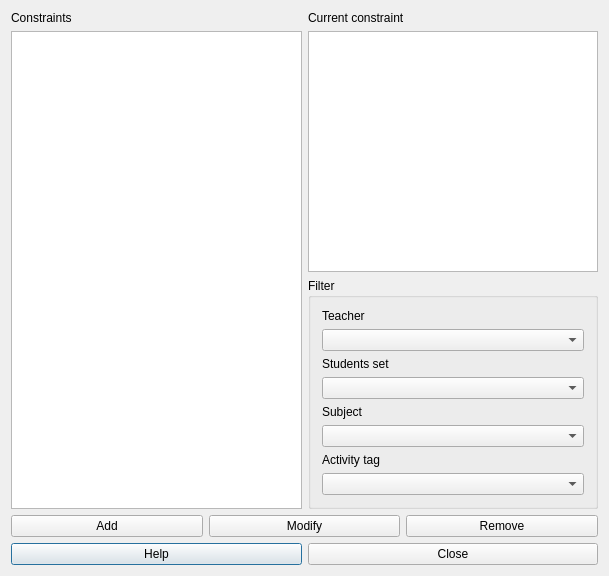
<?xml version="1.0" encoding="UTF-8"?>
<ui version="4.0">
 <class>ConstraintMaxTermsBetweenActivitiesForm_template</class>
 <widget class="QDialog" name="ConstraintMaxTermsBetweenActivitiesForm_template">
  <property name="geometry">
   <rect>
    <x>0</x>
    <y>0</y>
    <width>609</width>
    <height>576</height>
   </rect>
  </property>
  <property name="windowTitle">
   <string extracomment="This is the title of the dialog to see the list of all constraints of this type">Constraints max terms between activities</string>
  </property>
  <layout class="QGridLayout" name="gridLayout_2">
   <item row="0" column="0">
    <layout class="QHBoxLayout" name="horizontalLayout">
     <item>
      <layout class="QVBoxLayout" name="verticalLayout">
       <item>
        <widget class="QLabel" name="constraintsTextLabel">
         <property name="frameShape">
          <enum>QFrame::NoFrame</enum>
         </property>
         <property name="frameShadow">
          <enum>QFrame::Plain</enum>
         </property>
         <property name="text">
          <string>Constraints</string>
         </property>
         <property name="wordWrap">
          <bool>false</bool>
         </property>
        </widget>
       </item>
       <item>
        <widget class="QListWidget" name="constraintsListWidget"/>
       </item>
      </layout>
     </item>
     <item>
      <layout class="QVBoxLayout" name="verticalLayout_3">
       <item>
        <layout class="QVBoxLayout" name="verticalLayout_2">
         <item>
          <widget class="QLabel" name="currentConstraintTextLabel">
           <property name="text">
            <string>Current constraint</string>
           </property>
           <property name="wordWrap">
            <bool>false</bool>
           </property>
          </widget>
         </item>
         <item>
          <widget class="QPlainTextEdit" name="currentConstraintTextEdit"/>
         </item>
        </layout>
       </item>
       <item>
        <widget class="QGroupBox" name="filterGroupBox">
         <property name="title">
          <string>Filter</string>
         </property>
         <layout class="QGridLayout" name="gridLayout">
          <item row="0" column="0">
           <widget class="QLabel" name="teachersTextLabel">
            <property name="text">
             <string>Teacher</string>
            </property>
            <property name="wordWrap">
             <bool>false</bool>
            </property>
           </widget>
          </item>
          <item row="1" column="0">
           <widget class="QComboBox" name="teachersComboBox"/>
          </item>
          <item row="2" column="0">
           <widget class="QLabel" name="studentsTextLabel">
            <property name="text">
             <string>Students set</string>
            </property>
            <property name="wordWrap">
             <bool>false</bool>
            </property>
           </widget>
          </item>
          <item row="3" column="0">
           <widget class="QComboBox" name="studentsComboBox"/>
          </item>
          <item row="4" column="0">
           <widget class="QLabel" name="subjectsTextLabel">
            <property name="text">
             <string>Subject</string>
            </property>
            <property name="wordWrap">
             <bool>false</bool>
            </property>
           </widget>
          </item>
          <item row="5" column="0">
           <widget class="QComboBox" name="subjectsComboBox"/>
          </item>
          <item row="6" column="0">
           <widget class="QLabel" name="activityTagsTextLabel">
            <property name="text">
             <string>Activity tag</string>
            </property>
            <property name="wordWrap">
             <bool>false</bool>
            </property>
           </widget>
          </item>
          <item row="7" column="0">
           <widget class="QComboBox" name="activityTagsComboBox"/>
          </item>
         </layout>
        </widget>
       </item>
      </layout>
     </item>
    </layout>
   </item>
   <item row="2" column="0">
    <layout class="QHBoxLayout">
     <item>
      <widget class="QPushButton" name="helpPushButton">
       <property name="text">
        <string>Help</string>
       </property>
      </widget>
     </item>
     <item>
      <widget class="QPushButton" name="closePushButton">
       <property name="text">
        <string>Close</string>
       </property>
      </widget>
     </item>
    </layout>
   </item>
   <item row="1" column="0">
    <layout class="QHBoxLayout">
     <item>
      <widget class="QPushButton" name="addConstraintPushButton">
       <property name="text">
        <string>Add</string>
       </property>
      </widget>
     </item>
     <item>
      <widget class="QPushButton" name="modifyConstraintPushButton">
       <property name="text">
        <string>Modify</string>
       </property>
      </widget>
     </item>
     <item>
      <widget class="QPushButton" name="removeConstraintPushButton">
       <property name="text">
        <string>Remove</string>
       </property>
      </widget>
     </item>
    </layout>
   </item>
  </layout>
 </widget>
 <layoutdefault spacing="6" margin="11"/>
 <resources/>
 <connections/>
</ui>
